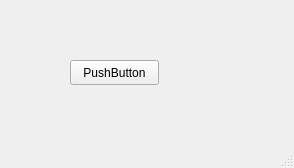
<?xml version="1.0" encoding="UTF-8"?>
<ui version="4.0">
 <class>MainWindow</class>
 <widget class="QMainWindow" name="MainWindow">
  <property name="geometry">
   <rect>
    <x>0</x>
    <y>0</y>
    <width>294</width>
    <height>168</height>
   </rect>
  </property>
  <property name="windowTitle">
   <string>MainWindow</string>
  </property>
  <widget class="QWidget" name="centralwidget">
   <widget class="QPushButton" name="pushButton">
    <property name="geometry">
     <rect>
      <x>70</x>
      <y>60</y>
      <width>89</width>
      <height>25</height>
     </rect>
    </property>
    <property name="text">
     <string>PushButton</string>
    </property>
   </widget>
  </widget>
  <widget class="QMenuBar" name="menubar">
   <property name="geometry">
    <rect>
     <x>0</x>
     <y>0</y>
     <width>294</width>
     <height>22</height>
    </rect>
   </property>
  </widget>
  <widget class="QStatusBar" name="statusbar"/>
 </widget>
 <resources/>
 <connections/>
</ui>
